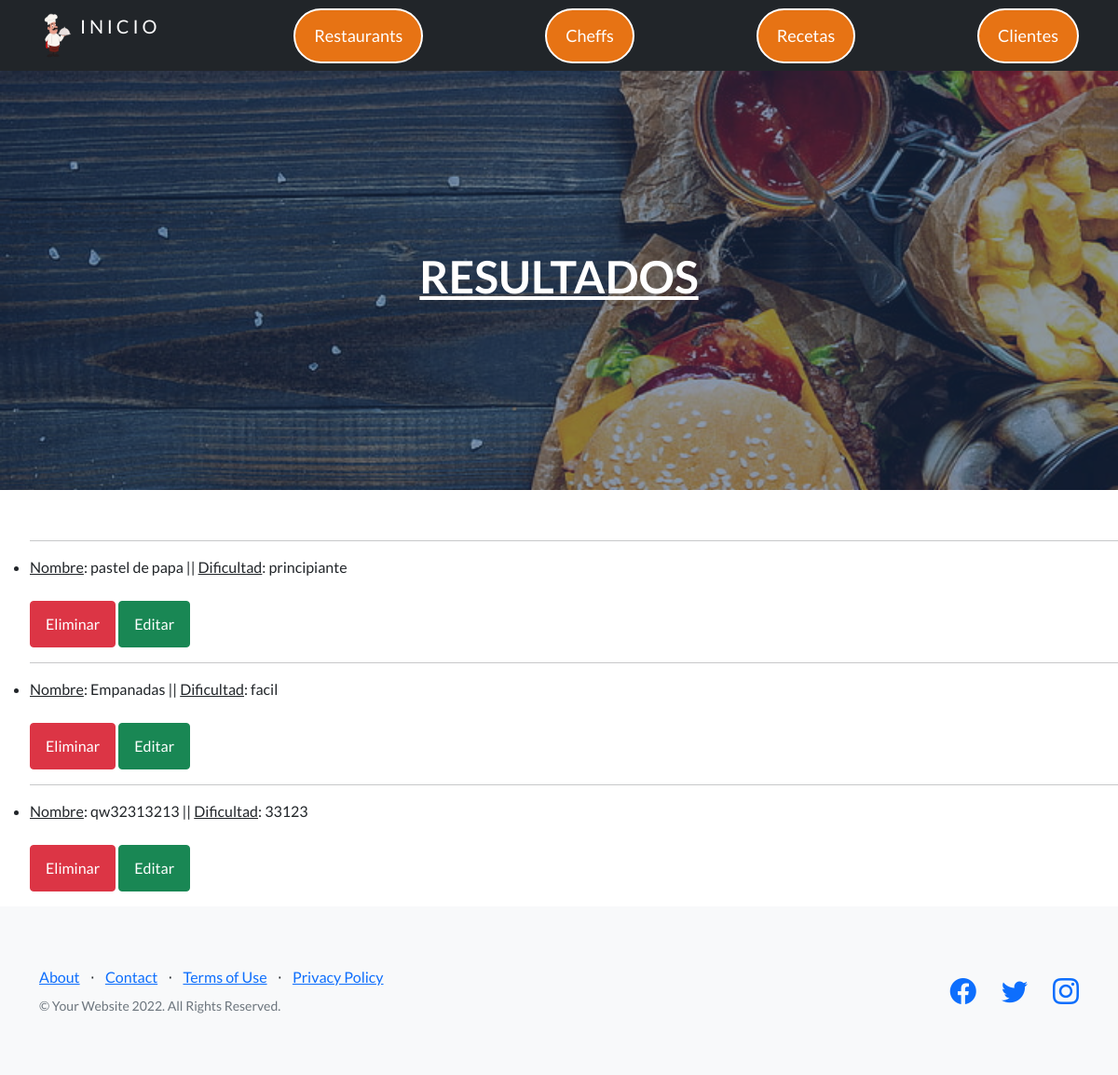
/Capuchino/leerReceta/, run on an earlier commit of the app's database.
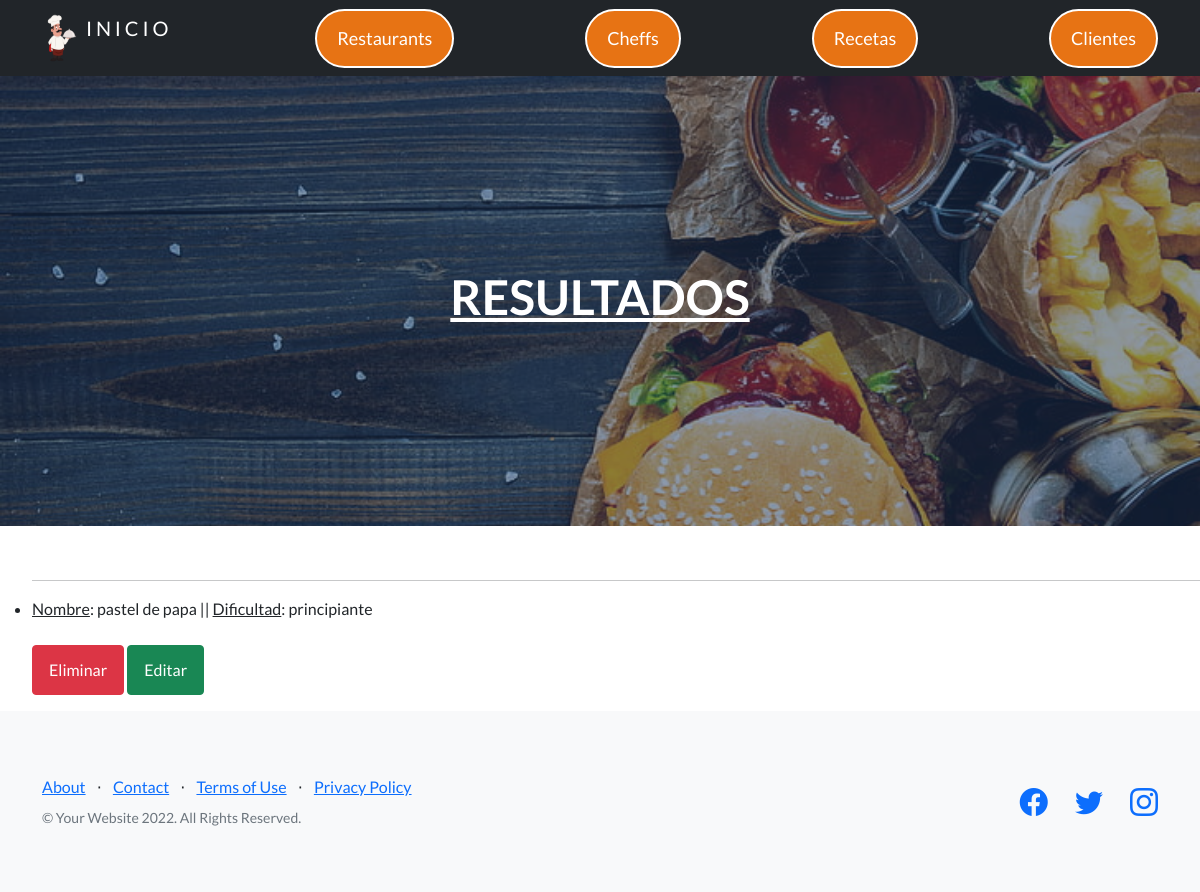
And on a later commit of the database.
### Capuchino/models.py (models this page shows, shortened)
class Receta(models.Model):
    nombre= models.CharField(max_length=40)
    dificultad= models.CharField(max_length=50)
    pasos= models.CharField(max_length=2500)

### Capuchino/views.py (the view)
# urls.py: path('leerReceta/', leerReceta, name='leerReceta'),
def leerReceta(request):
    receta= Receta.objects.all()
    return render(request, 'Capuchino/leerReceta.html', {'recetas':receta})

### Capuchino/templates/Capuchino/leerReceta.html (shortened to what this page needs)
{% extends 'Capuchino/padre2.html' %}
{% load static %}
{% block edit %}
{% static 'Capuchino/css/styles_recetas.css' %}
{% endblock%}
{% block contenido_2 %}
<h2 style="color:white"> Listado de recetas </h2>
<ul>
    {% for receta in recetas %}
        <hr>
        <li> <u>Nombre</u>: {{ receta.nombre }} || <u>Dificultad</u>: {{ receta.dificultad }}</li>
        <br>
        <a class='btn btn-danger' href={% url 'eliminarReceta' receta.id %}>Eliminar</a>
        <a class='btn btn-success' href={% url 'editarReceta' receta.id %}>Editar</a>
    {% endfor %}
</ul>
{% endblock %}

What changed in the data, as far as the page shows it:
removed Receta: nombre "Empanadas", dificultad "facil"
removed Receta: nombre "qw32313213", dificultad "33123"
